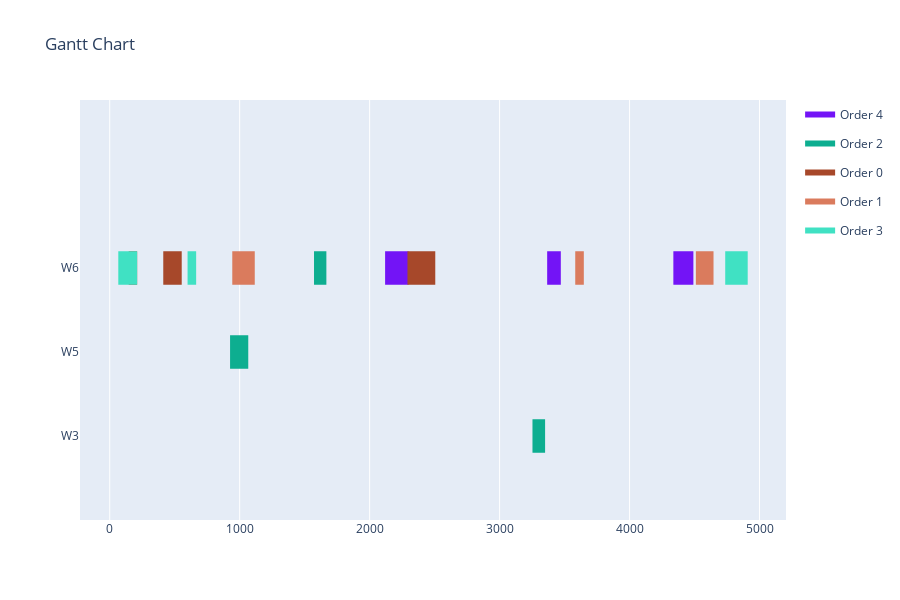

The code cell stored with this chart in its notebook:
### Code cell
data = []
for i in range(len(solution)):
    data.append([assignments[i], operations[i], solution[i], duration_lookup_table[operations[i]][assignments[i]]])
visualize(data)

### Figure 1 — Plotly figure (JSON) as saved in the notebook; plotly's stock layout.template omitted (floating-point values rounded to 4 significant figures)
{"data": [{"fill": "toself", "fillcolor": "rgb(115, 20, 246)", "hoverinfo": "name", "legendgroup": "rgb(115, 20, 246)", "mode": "none", "name": "Order 4", "type": "scatter", "x": [4337, 4491, 4491, 4337, 4337, 3366, 3471, 3471, 3366, 3366, 2119, 2299, 2299, 2119], "y": [1.8, 1.8, 2.2, 2.2, null, 1.8, 1.8, 2.2, 2.2, null, 1.8, 1.8, 2.2, 2.2]}, {"fill": "toself", "fillcolor": "rgb(13, 174, 144)", "hoverinfo": "name", "legendgroup": "rgb(13, 174, 144)", "mode": "none", "name": "Order 2", "type": "scatter", "x": [926, 1066, 1066, 926, 926, 3253, 3350, 3350, 3253, 3253, 1572, 1667, 1667, 1572], "y": [0.8, 0.8, 1.2, 1.2, null, -0.2, -0.2, 0.2, 0.2, null, 1.8, 1.8, 2.2, 2.2]}, {"fill": "toself", "fillcolor": "rgb(167, 72, 42)", "hoverinfo": "name", "legendgroup": "rgb(167, 72, 42)", "mode": "none", "name": "Order 0", "type": "scatter", "x": [146, 211, 211, 146, 146, 2291, 2505, 2505, 2291, 2291, 412, 554, 554, 412], "y": [1.8, 1.8, 2.2, 2.2, null, 1.8, 1.8, 2.2, 2.2, null, 1.8, 1.8, 2.2, 2.2]}, {"fill": "toself", "fillcolor": "rgb(218, 123, 93)", "hoverinfo": "name", "legendgroup": "rgb(218, 123, 93)", "mode": "none", "name": "Order 1", "type": "scatter", "x": [3582, 3648, 3648, 3582, 3582, 943, 1116, 1116, 943, 943, 4510, 4646, 4646, 4510], "y": [1.8, 1.8, 2.2, 2.2, null, 1.8, 1.8, 2.2, 2.2, null, 1.8, 1.8, 2.2, 2.2]}, {"fill": "toself", "fillcolor": "rgb(64, 225, 195)", "hoverinfo": "name", "legendgroup": "rgb(64, 225, 195)", "mode": "none", "name": "Order 3", "type": "scatter", "x": [599, 665, 665, 599, 599, 4736, 4909, 4909, 4736, 4736, 66, 211, 211, 66], "y": [1.8, 1.8, 2.2, 2.2, null, 1.8, 1.8, 2.2, 2.2, null, 1.8, 1.8, 2.2, 2.2]}, {"legendgroup": "rgb(115, 20, 246)", "marker": {"color": "rgb(115, 20, 246)", "opacity": 0, "size": 1}, "mode": "markers", "name": "", "showlegend": false, "text": [null, null, null, null, null, null], "type": "scatter", "x": [4337, 4491, 3366, 3471, 2119, 2299], "y": [2, 2, 2, 2, 2, 2]}, {"legendgroup": "rgb(13, 174, 144)", "marker": {"color": "rgb(13, 174, 144)", "opacity": 0, "size": 1}, "mode": "markers", "name": "", "showlegend": false, "text": [null, null, null, null, null, null], "type": "scatter", "x": [926, 1066, 3253, 3350, 1572, 1667], "y": [1, 1, 0, 0, 2, 2]}, {"legendgroup": "rgb(167, 72, 42)", "marker": {"color": "rgb(167, 72, 42)", "opacity": 0, "size": 1}, "mode": "markers", "name": "", "showlegend": false, "text": [null, null, null, null, null, null], "type": "scatter", "x": [146, 211, 2291, 2505, 412, 554], "y": [2, 2, 2, 2, 2, 2]}, {"legendgroup": "rgb(218, 123, 93)", "marker": {"color": "rgb(218, 123, 93)", "opacity": 0, "size": 1}, "mode": "markers", "name": "", "showlegend": false, "text": [null, null, null, null, null, null], "type": "scatter", "x": [3582, 3648, 943, 1116, 4510, 4646], "y": [2, 2, 2, 2, 2, 2]}, {"legendgroup": "rgb(64, 225, 195)", "marker": {"color": "rgb(64, 225, 195)", "opacity": 0, "size": 1}, "mode": "markers", "name": "", "showlegend": false, "text": [null, null, null, null, null, null], "type": "scatter", "x": [599, 665, 4736, 4909, 66, 211], "y": [2, 2, 2, 2, 2, 2]}], "layout": {"height": 600, "hovermode": "closest", "showlegend": true, "title": {"text": "Gantt Chart"}, "xaxis": {"rangeselector": {"buttons": [{"count": 7, "label": "1w", "step": "day", "stepmode": "backward"}, {"count": 1, "label": "1m", "step": "month", "stepmode": "backward"}, {"count": 6, "label": "6m", "step": "month", "stepmode": "backward"}, {"count": 1, "label": "YTD", "step": "year", "stepmode": "todate"}, {"count": 1, "label": "1y", "step": "year", "stepmode": "backward"}, {"step": "all"}]}, "showgrid": true, "type": "linear", "zeroline": false}, "yaxis": {"autorange": false, "range": [-1, 4], "showgrid": false, "ticktext": ["W3", "W5", "W6"], "tickvals": [0, 1, 2], "zeroline": false}}}
